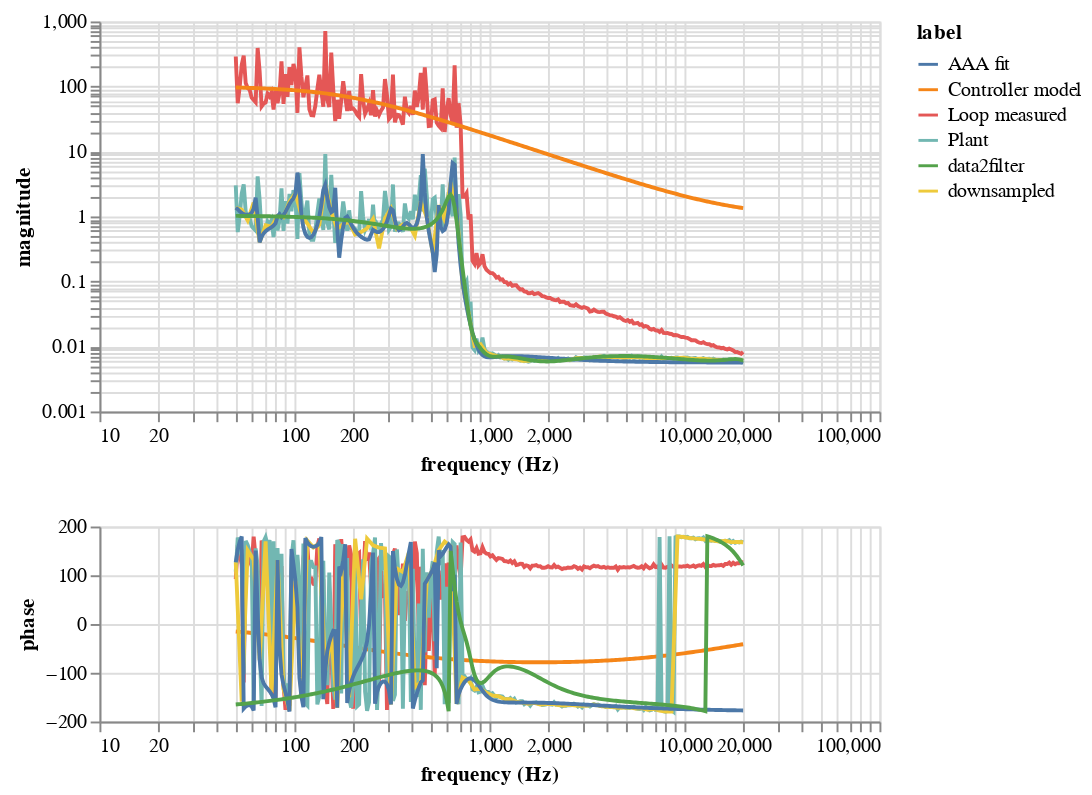

The notebook cell saved with this chart:
### Code cell
magnitudechart = alt.Chart(alldata).mark_line().encode(
    x=alt.X('frequency (Hz):Q').scale(type="log"),
    y=alt.Y('magnitude:Q').scale(type="log"),
    color='label:N',
).properties(
    width=400,
    height=200
)

phasechart = alt.Chart(alldata).mark_line().encode(
    x=alt.X('frequency (Hz):Q').scale(type="log"),
    y=alt.Y('phase:Q'),
    color='label:N',
).properties(
    width=400,
    height=100
)

chart = alt.vconcat(magnitudechart,phasechart)
chart

### Figure 1 — Vega-Lite specification as saved in the notebook (floating-point values rounded to 4 significant figures; data arrays with more than 128 entries replaced by an {"elided": "..."} marker saying what was removed)
{"config": {"view": {"continuousWidth": 300, "continuousHeight": 300}}, "vconcat": [{"mark": {"type": "line"}, "encoding": {"color": {"field": "label", "type": "nominal"}, "x": {"field": "frequency (Hz)", "scale": {"type": "log"}, "type": "quantitative"}, "y": {"field": "magnitude", "scale": {"type": "log"}, "type": "quantitative"}}, "height": 200, "width": 400}, {"mark": {"type": "line"}, "encoding": {"color": {"field": "label", "type": "nominal"}, "x": {"field": "frequency (Hz)", "scale": {"type": "log"}, "type": "quantitative"}, "y": {"field": "phase", "type": "quantitative"}}, "height": 100, "width": 400}], "data": {"name": "data-1ce6160b602af1e7551ef13ec4659b90"}, "$schema": "https://vega.github.io/schema/vega-lite/v5.16.3.json", "datasets": {"data-1ce6160b602af1e7551ef13ec4659b90": {"elided": "1366 records"}}}
